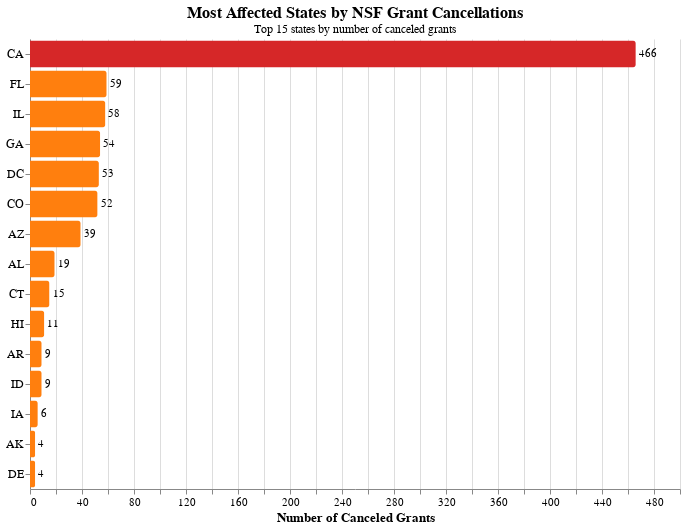

Notebook cell for this chart:
### Code cell
# ============================================
# POSSIBLE IMPROVEMENTS
# ============================================

# Improved version with annotations
state_counts_top15 = state_counts.head(15)

chart_improved = alt.Chart(state_counts_top15).mark_bar(
    cornerRadiusEnd=3
).encode(
    x=alt.X('num_grants:Q',
            title='Number of Canceled Grants',
            axis=alt.Axis(format='d', grid=True)),
    y=alt.Y('org_state:N',
            title=None,
            sort='-x',
            axis=alt.Axis(labelFontSize=12)),
    color=alt.condition(
        alt.datum.num_grants > 100,  # Threshold to adjust based on your data
        alt.value('#d62728'),  # Dark red for most affected
        alt.value('#ff7f0e')   # Orange for others
    ),
    tooltip=[
        alt.Tooltip('org_state:N', title='State'),
        alt.Tooltip('num_grants:Q', title='Canceled Grants', format=',d')
    ]
).properties(
    width=650,
    height=450,
    title={
        "text": "Most Affected States by NSF Grant Cancellations",
        "subtitle": "Top 15 states by number of canceled grants",
        "fontSize": 16,
        "subtitleFontSize": 12
    }
)

# Add values on bars
text = chart_improved.mark_text(
    align='left',
    baseline='middle',
    dx=3,
    fontSize=11
).encode(
    text=alt.Text('num_grants:Q', format='d'),
    color=alt.value('black')
)

chart_q1_final = (chart_improved + text).configure_view(
    strokeWidth=0
).configure_axis(
    labelFontSize=11,
    titleFontSize=13
)

chart_q1_final

### Figure 1 — Vega-Lite specification as saved in the notebook (floating-point values rounded to 4 significant figures)
{"config": {"view": {"continuousWidth": 300, "continuousHeight": 300, "strokeWidth": 0}, "axis": {"labelFontSize": 11, "titleFontSize": 13}}, "layer": [{"mark": {"type": "bar", "cornerRadiusEnd": 3}, "encoding": {"color": {"condition": {"test": "(datum.num_grants > 100)", "value": "#d62728"}, "value": "#ff7f0e"}, "tooltip": [{"field": "org_state", "title": "State", "type": "nominal"}, {"field": "num_grants", "format": ",d", "title": "Canceled Grants", "type": "quantitative"}], "x": {"axis": {"format": "d", "grid": true}, "field": "num_grants", "title": "Number of Canceled Grants", "type": "quantitative"}, "y": {"axis": {"labelFontSize": 12}, "field": "org_state", "sort": "-x", "title": null, "type": "nominal"}}, "title": {"text": "Most Affected States by NSF Grant Cancellations", "subtitle": "Top 15 states by number of canceled grants", "fontSize": 16, "subtitleFontSize": 12}}, {"mark": {"type": "text", "align": "left", "baseline": "middle", "dx": 3, "fontSize": 11}, "encoding": {"color": {"value": "black"}, "text": {"field": "num_grants", "format": "d", "type": "quantitative"}, "tooltip": [{"field": "org_state", "title": "State", "type": "nominal"}, {"field": "num_grants", "format": ",d", "title": "Canceled Grants", "type": "quantitative"}], "x": {"axis": {"format": "d", "grid": true}, "field": "num_grants", "title": "Number of Canceled Grants", "type": "quantitative"}, "y": {"axis": {"labelFontSize": 12}, "field": "org_state", "sort": "-x", "title": null, "type": "nominal"}}, "title": {"text": "Most Affected States by NSF Grant Cancellations", "subtitle": "Top 15 states by number of canceled grants", "fontSize": 16, "subtitleFontSize": 12}}], "data": {"name": "data-dd954e8d5dc9a6855453a223f2a12b38"}, "height": 450, "width": 650, "$schema": "https://vega.github.io/schema/vega-lite/v5.20.1.json", "datasets": {"data-dd954e8d5dc9a6855453a223f2a12b38": [{"org_state": "AK", "num_grants": 4, "id": 2.0}, {"org_state": "AL", "num_grants": 19, "id": 1.0}, {"org_state": "AR", "num_grants": 9, "id": 5.0}, {"org_state": "AZ", "num_grants": 39, "id": 4.0}, {"org_state": "CA", "num_grants": 466, "id": 6.0}, {"org_state": "CO", "num_grants": 52, "id": 8.0}, {"org_state": "CT", "num_grants": 15, "id": 9.0}, {"org_state": "DC", "num_grants": 53, "id": 11.0}, {"org_state": "DE", "num_grants": 4, "id": 10.0}, {"org_state": "FL", "num_grants": 59, "id": 12.0}, {"org_state": "GA", "num_grants": 54, "id": 13.0}, {"org_state": "HI", "num_grants": 11, "id": 15.0}, {"org_state": "IA", "num_grants": 6, "id": 19.0}, {"org_state": "ID", "num_grants": 9, "id": 16.0}, {"org_state": "IL", "num_grants": 58, "id": 17.0}]}}
